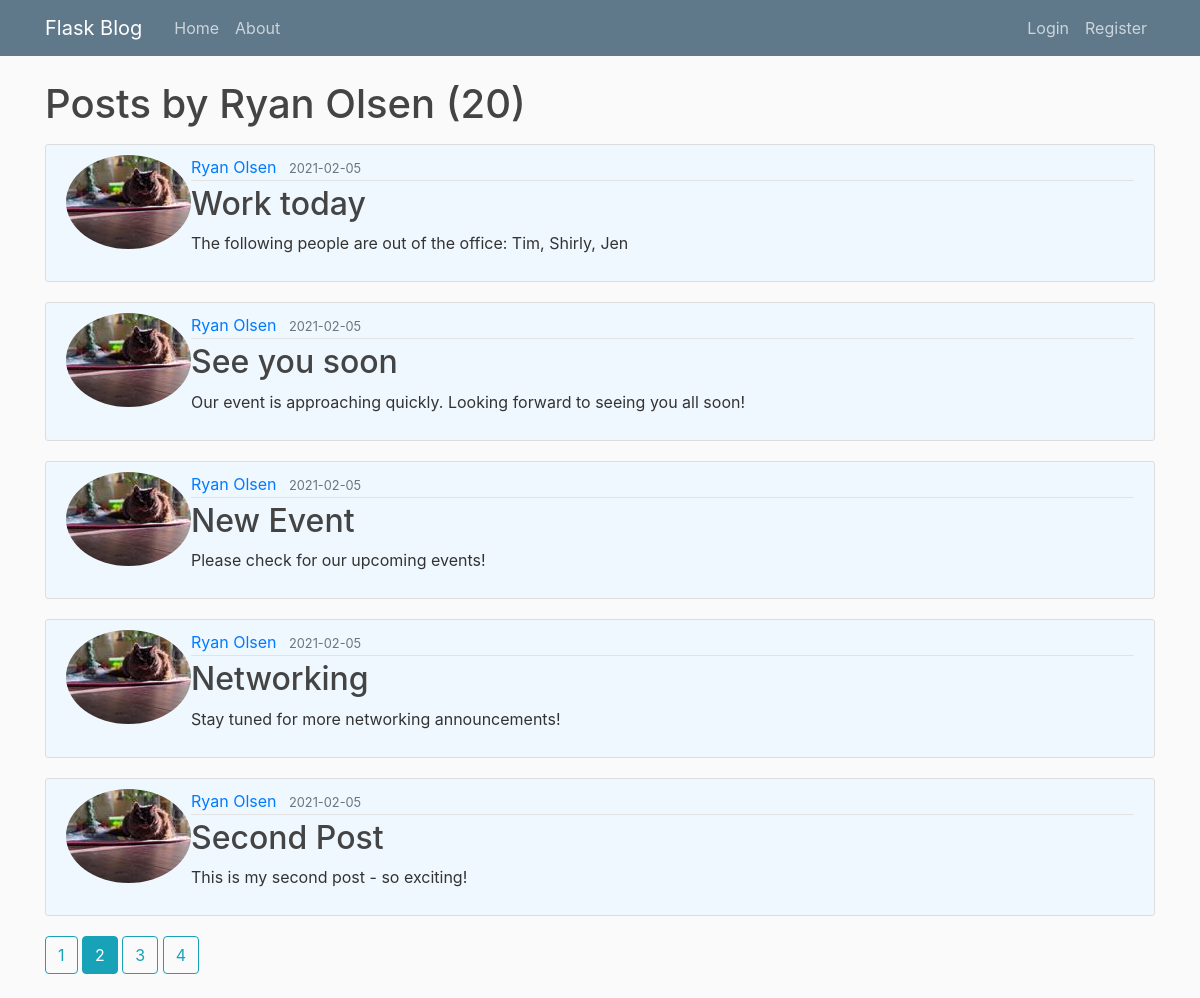
The app's page /user/Ryan Olsen?page=2 with its own data.
### flaskblog/models.py (models this page shows, shortened)
class User(db.Model, UserMixin):
    id = db.Column(db.Integer, primary_key=True)
    username = db.Column(db.String(20), unique=True, nullable=False) #string with max length of 20 characters
    email = db.Column(db.String(120), unique=True, nullable=False) #string with max length of 120 characters
    image_file = db.Column(db.String(20), nullable=False, default='default.jpg')  #image for user profiole pictures
    password = db.Column(db.String(60), nullable=False)
    posts = db.relationship('Post', backref='author', lazy=True)

class Post(db.Model, UserMixin):
    id = db.Column(db.Integer, primary_key=True)
    title = db.Column(db.String(100), nullable=False)
    date_posted = db.Column(db.DateTime, nullable=False, default=datetime.utcnow)
    content = db.Column(db.Text, nullable=False)
    user_id = db.Column(db.Integer, db.ForeignKey('user.id'), nullable=False)

### flaskblog/users/routes.py (the view)
@users.route("/user/<string:username>")
def user_posts(username):
    page = request.args.get('page', 1, type=int)      #set default page to 1, page number must be an int
    user = User.query.filter_by(username=username).first_or_404()   #get first user, if none return 404 error
    posts = Post.query.filter_by(author=user)\
        .order_by(Post.date_posted.desc())\
        .paginate(page=page, per_page=5) #prints only 5 posts per page, order by post date in descending, broken up by \
    return render_template('user_posts.html', posts=posts, user=user) #returns page source, posts added

### flaskblog/templates/user_posts.html
{% extends "layout.html" %}
{% block content %}
    <h1 class="mb-3">Posts by {{ user.username }} ({{ posts.total }})   </h1>
    {% for post in posts.items %}
        <article class="media content-section">
          <img class="rounded-circle article-image" src="{{ url_for('static', filename='profile_pics/' + post.author.image_file) }}">
          <div class="media-body">
            <div class="article-metadata">
              <a class="mr-2" href="{{ url_for('users.user_posts', username=post.author.username)}}">{{ post.author.username }}</a>
              <small class="text-muted">{{ post.date_posted.strftime('%Y-%m-%d') }}</small>
            </div>
            <h2><a class="article-title" href="{{ url_for('posts.post', post_id=post.id) }}">{{ post.title }}</a></h2>
            <p class="article-content">{{ post.content }}</p>
          </div>
        </article>
    {% endfor %}
    {% for page_num in posts.iter_pages(left_edge=1, right_edge=1, left_current=1, right_current=2) %}
      {% if page_num %}
        {% if posts.page == page_num %}
          <a class="btn btn-info mb-4" href="{{ url_for('users.user_posts', username=user.username, page=page_num) }}">{{ page_num }} </a>
        {% else %}
          <a class="btn btn-outline-info mb-4" href="{{ url_for('users.user_posts', username=user.username, page=page_num) }}">{{ page_num }} </a>
        {% endif %}
      {% else %}
        ...
      {% endif %}
    {% endfor %}
{% endblock content %}

### flaskblog/static/main.css (style rules this page uses)
body { background: #fafafa; color: #333333; margin-top: 5rem; }
h1, h2, h3, h4, h5, h6 { color: #444444; }
.content-section { background: #F0F8FF; padding: 10px 20px; border: 1px solid #dddddd; border-radius: 3px; margin-bottom: 20px; }
.article-title { color: #444444; }
.article-content { white-space: pre-line; }
.article-metadata { padding-bottom: 1px; margin-bottom: 4px; border-bottom: 1px solid #e3e3e3 }

### records on screen
User: username "Ryan Olsen"
Post: image_file (picture), author.username "Ryan Olsen", date_posted "2021-02-05", title "Work today", content "The following people are out of the office: Tim, Shirly, Jen"
Post: image_file (picture), author.username "Ryan Olsen", date_posted "2021-02-05", title "See you soon", content "Our event is approaching quickly. Looking forward to seeing you all soon!"
Post: image_file (picture), author.username "Ryan Olsen", date_posted "2021-02-05", title "New Event", content "Please check for our upcoming events!"
Post: image_file (picture), author.username "Ryan Olsen", date_posted "2021-02-05", title "Networking", content "Stay tuned for more networking announcements!"
Post: image_file (picture), author.username "Ryan Olsen", date_posted "2021-02-05", title "Second Post", content "This is my second post - so exciting!"

### other values on screen
{{ posts.total }} "20"
{{ page_num }} "1" "3" "4"
{{ page_num }} "2"
